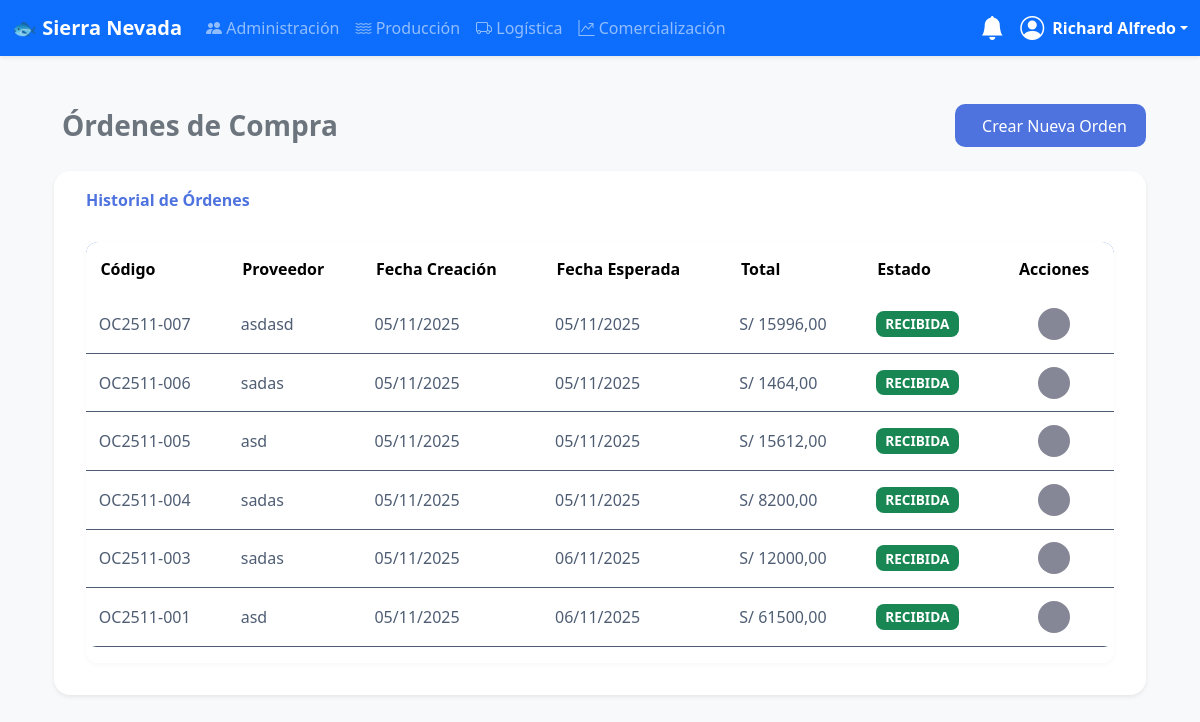
The page /logistica/ordenes/ (signed in) on the database as committed earlier.
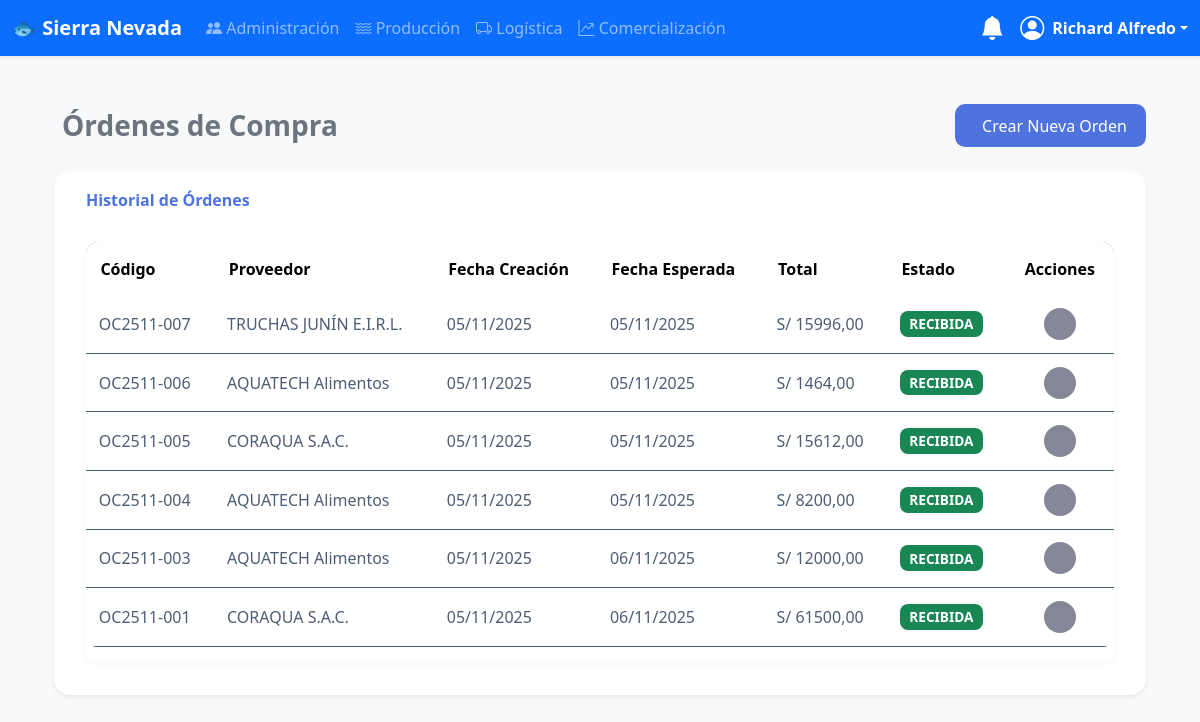
The same page on the database as committed later.
### logistica/models.py (models this page shows, shortened)
class OrdenCompra(models.Model):
    ESTADOS = (
        ('PENDIENTE', 'Pendiente'),
        ('APROBADA', 'Aprobada'),
        ('RECIBIDA', 'Recibida'),
        ('CANCELADA', 'Cancelada'),
    )
    codigo_orden = models.CharField(max_length=50, unique=True, blank=True, editable=False)
    proveedor = models.ForeignKey(Proveedor, on_delete=models.PROTECT, related_name="ordenes_compra")
    fecha_creacion = models.DateTimeField(default=timezone.now, verbose_name="Fecha de Creación")
    fecha_esperada_entrega = models.DateField(verbose_name="Fecha Esperada de Entrega")
    estado = models.CharField(max_length=10, choices=ESTADOS, default='PENDIENTE')
    creado_por = models.ForeignKey(settings.AUTH_USER_MODEL, on_delete=models.SET_NULL, null=True, related_name="ordenes_creadas")
    total_costo = models.DecimalField(max_digits=12, decimal_places=2, default=Decimal('0.00'), editable=False)

class Proveedor(models.Model):
    nombre = models.CharField(max_length=255, verbose_name="Nombre o Razón Social")
    ruc = models.CharField(max_length=11, unique=True, verbose_name="RUC")
    direccion = models.CharField(max_length=255, blank=True, null=True, verbose_name="Dirección")
    telefono = models.CharField(max_length=20, blank=True, null=True, verbose_name="Teléfono")
    email = models.EmailField(blank=True, null=True, verbose_name="Correo Electrónico")
    estado = models.BooleanField(default=True)

### logistica/views.py (the view)
# urls.py: path('ordenes/', views.OrdenCompraListView.as_view(), name='ordencompra-list'),
class OrdenCompraListView(LogisticaPermissionMixin, ListView):
    model = OrdenCompra
    template_name = 'logistica/ordencompra_list.html'
    context_object_name = 'ordenes'
    paginate_by = 20
    ordering = ['-fecha_creacion']

### logistica/views.py (called while the page is built)
    def test_func(self):
        return self.request.user.is_staff or self.request.user.groups.filter(name='Logistica').exists()

### usuarios/templatetags/auth_extras.py (called while the page is built)
@register.filter(name='has_group')
def has_group(user, group_name):
    return user.groups.filter(name=group_name).exists()

### templates/logistica/ordencompra_list.html (shortened to what this page needs)
{% extends 'base.html' %}
{% load static %}
{% block content %}
<div class="container-fluid py-4">
    <div class="d-flex align-items-center justify-content-between mb-4">
        <h3 class="fw-semibold text-secondary mb-0">
             Órdenes de Compra
        </h3>
        <a href="{% url 'ordencompra-create' %}" class="btn btn-primary d-flex align-items-center gap-2">
            <span>Crear Nueva Orden</span>
        </a>
    </div>
    <div class="card shadow-sm">
        <div class="card-header">
            <h6 class="text-muted mb-0">
                 Historial de Órdenes
            </h6>
        </div>
        <div class="card-body">
            <div class="table-responsive">
                <table class="table align-middle">
                    <thead>
                        <tr>
                            <th>Código</th>
                            <th>Proveedor</th>
                            <th>Fecha Creación</th>
                            <th>Fecha Esperada</th>
                            <th>Total</th>
                            <th>Estado</th>
                            <th class="text-center">Acciones</th>
                        </tr>
                    </thead>
                    <tbody>
                        {% for orden in ordenes %}
                        <tr>
                            <td>{{ orden.codigo_orden }}</td>
                            <td>{{ orden.proveedor.nombre }}</td>
                            <td>{{ orden.fecha_creacion|date:"d/m/Y" }}</td>
                            <td>{{ orden.fecha_esperada_entrega|date:"d/m/Y" }}</td>
                            <td>S/ {{ orden.total_costo|floatformat:2 }}</td>
                            <td>
                                {% if orden.estado == 'RECIBIDA' %}
                                <span class="badge bg-success">RECIBIDA</span>
                                {% elif orden.estado == 'PENDIENTE' %}
                                <span class="badge bg-warning text-dark">PENDIENTE</span>
                                {% elif orden.estado == 'APROBADA' %}
                                <span class="badge bg-info text-dark">APROBADA</span>
                                {% else %}
                                <span class="badge bg-danger">{{ orden.get_estado_display }}</span>
                                {% endif %}
                            </td>
                            <td class="text-center">
                                <a href="{% url 'ordencompra-detail' orden.pk %}" class="btn btn-secondary btn-circle btn-sm" title="Ver Detalle">
                                </a>
                            </td>
                        </tr>
                        {% empty %}
                        <tr>
                            <td colspan="7" class="text-center text-muted py-3">No hay órdenes de compra registradas.</td>
                        </tr>
                        {% endfor %}
                    </tbody>
                </table>
            </div>
        </div>
    </div>
</div>
{% endblock %}

Rows that differ between the two databases and show on the page:
changed through a linked row, OrdenCompra "OC2511-007": proveedor.nombre "asdasd" → "TRUCHAS JUNÍN E.I.R.L."
changed through a linked row, OrdenCompra "OC2511-006": proveedor.nombre "sadas" → "AQUATECH Alimentos"
changed through a linked row, OrdenCompra "OC2511-005": proveedor.nombre "asd" → "CORAQUA S.A.C."
changed through a linked row, OrdenCompra "OC2511-004": proveedor.nombre "sadas" → "AQUATECH Alimentos"
changed through a linked row, OrdenCompra "OC2511-003": proveedor.nombre "sadas" → "AQUATECH Alimentos"
changed through a linked row, OrdenCompra "OC2511-001": proveedor.nombre "asd" → "CORAQUA S.A.C."
